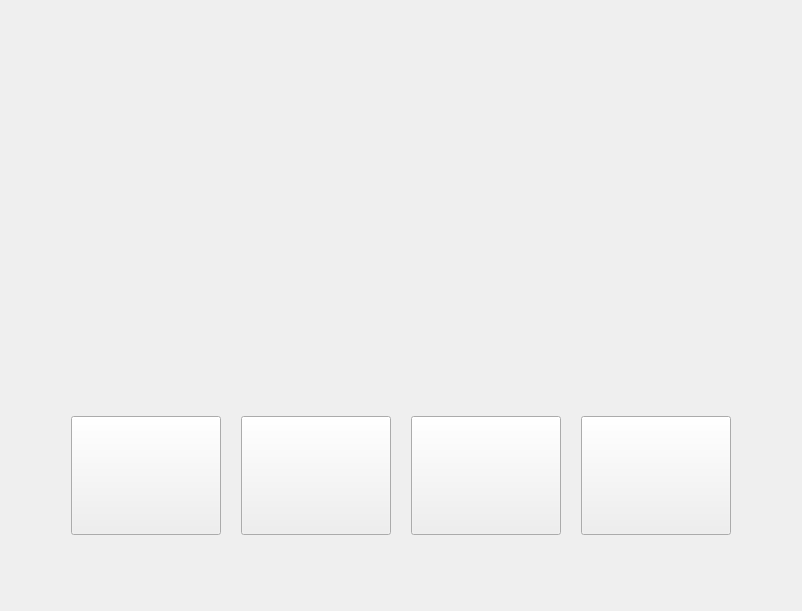
      <widget class="QWidget" name="mainPage">
       <property name="sizePolicy">
        <sizepolicy hsizetype="Expanding" vsizetype="Expanding">
         <horstretch>0</horstretch>
         <verstretch>0</verstretch>
        </sizepolicy>
       </property>
       <layout class="QGridLayout" name="gridLayout_2">
        <property name="topMargin">
         <number>0</number>
        </property>
        <item row="0" column="0">
         <widget class="QWidget" name="internalWidget" native="true">
          <property name="sizePolicy">
           <sizepolicy hsizetype="Expanding" vsizetype="Expanding">
            <horstretch>0</horstretch>
            <verstretch>0</verstretch>
           </sizepolicy>
          </property>
          <property name="minimumSize">
           <size>
            <width>600</width>
            <height>600</height>
           </size>
          </property>
          <property name="autoFillBackground">
           <bool>false</bool>
          </property>
          <property name="styleSheet">
           <string notr="true"/>
          </property>
          <layout class="QVBoxLayout" name="verticalLayout_2" stretch="0,0,0">
           <property name="spacing">
            <number>20</number>
           </property>
           <property name="leftMargin">
            <number>10</number>
           </property>
           <property name="topMargin">
            <number>0</number>
           </property>
           <property name="rightMargin">
            <number>10</number>
           </property>
           <property name="bottomMargin">
            <number>20</number>
           </property>
           <item>
            <layout class="QHBoxLayout" name="horizontalLayout">
             <property name="bottomMargin">
              <number>20</number>
             </property>
             <item>
              <spacer name="titleHorizontalSpacerLeft">
               <property name="orientation">
                <enum>Qt::Horizontal</enum>
               </property>
               <property name="sizeType">
                <enum>QSizePolicy::Preferred</enum>
               </property>
               <property name="sizeHint" stdset="0">
                <size>
                 <width>40</width>
                 <height>20</height>
                </size>
               </property>
              </spacer>
             </item>
             <item>
              <widget class="QLabel" name="titleLabel">
               <property name="sizePolicy">
                <sizepolicy hsizetype="Expanding" vsizetype="Expanding">
                 <horstretch>0</horstretch>
                 <verstretch>0</verstretch>
                </sizepolicy>
               </property>
               <property name="minimumSize">
                <size>
                 <width>400</width>
                 <height>187</height>
                </size>
               </property>
               <property name="maximumSize">
                <size>
                 <width>1080</width>
                 <height>505</height>
                </size>
               </property>
               <property name="font">
                <font>
                 <family>Ubuntu Sans Mono</family>
                 <pointsize>48</pointsize>
                 <bold>true</bold>
                </font>
               </property>
               <property name="contextMenuPolicy">
                <enum>Qt::ActionsContextMenu</enum>
               </property>
               <property name="styleSheet">
                <string notr="true">border-image: url(&quot;client_src/data/menu/upscaledMainTitle.png&quot;);</string>
               </property>
               <property name="frameShape">
                <enum>QFrame::NoFrame</enum>
               </property>
               <property name="lineWidth">
                <number>1</number>
               </property>
               <property name="text">
                <string/>
               </property>
               <property name="textFormat">
                <enum>Qt::AutoText</enum>
               </property>
               <property name="scaledContents">
                <bool>true</bool>
               </property>
               <property name="alignment">
                <set>Qt::AlignCenter</set>
               </property>
               <property name="wordWrap">
                <bool>false</bool>
               </property>
               <property name="margin">
                <number>0</number>
               </property>
               <property name="indent">
                <number>0</number>
               </property>
              </widget>
             </item>
             <item>
              <spacer name="titleHorizontalSpacerRight">
               <property name="orientation">
                <enum>Qt::Horizontal</enum>
               </property>
               <property name="sizeType">
                <enum>QSizePolicy::Preferred</enum>
               </property>
               <property name="sizeHint" stdset="0">
                <size>
                 <width>40</width>
                 <height>20</height>
                </size>
               </property>
              </spacer>
             </item>
            </layout>
           </item>
           <item>
            <spacer name="verticalSpacer">
             <property name="orientation">
              <enum>Qt::Vertical</enum>
             </property>
             <property name="sizeType">
              <enum>QSizePolicy::Preferred</enum>
             </property>
             <property name="sizeHint" stdset="0">
              <size>
               <width>20</width>
               <height>20</height>
              </size>
             </property>
            </spacer>
           </item>
           <item>
            <layout class="QHBoxLayout" name="buttonLayout">
             <property name="leftMargin">
              <number>10</number>
             </property>
             <property name="topMargin">
              <number>40</number>
             </property>
             <property name="rightMargin">
              <number>10</number>
             </property>
             <property name="bottomMargin">
              <number>45</number>
             </property>
             <item>
              <spacer name="buttonsHorizontalSpacerLeft">
               <property name="orientation">
                <enum>Qt::Horizontal</enum>
               </property>
               <property name="sizeType">
                <enum>QSizePolicy::Expanding</enum>
               </property>
               <property name="sizeHint" stdset="0">
                <size>
                 <width>40</width>
                 <height>20</height>
                </size>
               </property>
              </spacer>
             </item>
             <item>
              <widget class="QPushButton" name="createButton">
               <property name="sizePolicy">
                <sizepolicy hsizetype="Expanding" vsizetype="Expanding">
                 <horstretch>0</horstretch>
                 <verstretch>0</verstretch>
                </sizepolicy>
               </property>
               <property name="minimumSize">
                <size>
                 <width>150</width>
                 <height>119</height>
                </size>
               </property>
               <property name="maximumSize">
                <size>
                 <width>150</width>
                 <height>119</height>
                </size>
               </property>
               <property name="layoutDirection">
                <enum>Qt::LeftToRight</enum>
               </property>
               <property name="styleSheet">
                <string notr="true">#createButton {
	border-image: url(&quot;client_src/data/menu/iniciar.png&quot;);
}

#createButton:hover {
   border-image: url(&quot;client_src/data/menu/iniciarHover.png&quot;);
}

#createButton:pressed {
   border-image: url(&quot;client_src/data/menu/iniciarPress.png&quot;);
}
</string>
               </property>
               <property name="text">
                <string/>
               </property>
               <property name="iconSize">
                <size>
                 <width>160</width>
                 <height>200</height>
                </size>
               </property>
               <property name="flat">
                <bool>false</bool>
               </property>
              </widget>
             </item>
             <item>
              <widget class="QPushButton" name="continueButton">
               <property name="sizePolicy">
                <sizepolicy hsizetype="Expanding" vsizetype="Expanding">
                 <horstretch>0</horstretch>
                 <verstretch>0</verstretch>
                </sizepolicy>
               </property>
               <property name="minimumSize">
                <size>
                 <width>150</width>
                 <height>119</height>
                </size>
               </property>
               <property name="maximumSize">
                <size>
                 <width>150</width>
                 <height>119</height>
                </size>
               </property>
               <property name="layoutDirection">
                <enum>Qt::LeftToRight</enum>
               </property>
               <property name="styleSheet">
                <string notr="true">#continueButton {
	border-image: url(&quot;client_src/data/menu/retomar.png&quot;);
}

#continueButton:hover {
   border-image: url(&quot;client_src/data/menu/retomarHover.png&quot;);
}

#continueButton:pressed {
   border-image: url(&quot;client_src/data/menu/retomarPress.png&quot;);
}
</string>
               </property>
               <property name="text">
                <string/>
               </property>
               <property name="iconSize">
                <size>
                 <width>160</width>
                 <height>200</height>
                </size>
               </property>
               <property name="autoDefault">
                <bool>false</bool>
               </property>
              </widget>
             </item>
             <item>
              <widget class="QPushButton" name="joinButton">
               <property name="sizePolicy">
                <sizepolicy hsizetype="Expanding" vsizetype="Expanding">
                 <horstretch>0</horstretch>
                 <verstretch>0</verstretch>
                </sizepolicy>
               </property>
               <property name="minimumSize">
                <size>
                 <width>150</width>
                 <height>119</height>
                </size>
               </property>
               <property name="maximumSize">
                <size>
                 <width>150</width>
                 <height>119</height>
                </size>
               </property>
               <property name="styleSheet">
                <string notr="true">#joinButton {
	border-image: url(&quot;client_src/data/menu/unirse.png&quot;);
}

#joinButton:hover {
   border-image: url(&quot;client_src/data/menu/unirseHover.png&quot;);
}

#joinButton:pressed {
   border-image: url(&quot;client_src/data/menu/unirsePress.png&quot;);
}</string>
               </property>
               <property name="text">
                <string/>
               </property>
               <property name="iconSize">
                <size>
                 <width>160</width>
                 <height>200</height>
                </size>
               </property>
              </widget>
             </item>
             <item>
              <widget class="QPushButton" name="exitButton">
               <property name="sizePolicy">
                <sizepolicy hsizetype="Expanding" vsizetype="Expanding">
                 <horstretch>0</horstretch>
                 <verstretch>0</verstretch>
                </sizepolicy>
               </property>
               <property name="minimumSize">
                <size>
                 <width>150</width>
                 <height>119</height>
                </size>
               </property>
               <property name="maximumSize">
                <size>
                 <width>150</width>
                 <height>119</height>
                </size>
               </property>
               <property name="styleSheet">
                <string notr="true">#exitButton {
	border-image: url(&quot;client_src/data/menu/salir.png&quot;);
}

#exitButton:hover {
   border-image: url(&quot;client_src/data/menu/salirHover.png&quot;);
}

#exitButton:pressed {
   border-image: url(&quot;client_src/data/menu/salirPress.png&quot;);
}
</string>
               </property>
               <property name="text">
                <string/>
               </property>
               <property name="iconSize">
                <size>
                 <width>160</width>
                 <height>200</height>
                </size>
               </property>
              </widget>
             </item>
             <item>
              <spacer name="buttonsHorizontalSpacerRight">
               <property name="orientation">
                <enum>Qt::Horizontal</enum>
               </property>
               <property name="sizeType">
                <enum>QSizePolicy::Expanding</enum>
               </property>
               <property name="sizeHint" stdset="0">
                <size>
                 <width>40</width>
                 <height>20</height>
                </size>
               </property>
              </spacer>
             </item>
            </layout>
           </item>
          </layout>
         </widget>
        </item>
       </layout>
      </widget>
